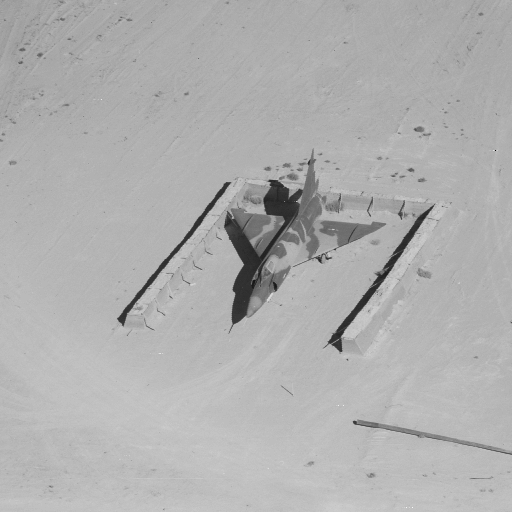
#> input picture images/airplan.png, 512 x 512 px, found by its file name
$ python modification.py
#> lines starting #> are read from the running program, lines starting #| are printed output that depends on the picture
import cv2
import numpy as np
from matplotlib import pyplot as plt


def adjust_gamma(image, gamma=0.5):
    # build a lookup table mapping the pixel values [0, 255] to
    # their adjusted gamma values
    invGamma = 1.0 / gamma
    table = np.array([((j / 255.0) ** invGamma) * 255
                      for j in np.arange(0, 256)]).astype("uint8")

    # apply gamma correction using the lookup table
    return cv2.LUT(image, table)

# first read image and origin plt show


img = cv2.imread('airplan.png', cv2.IMREAD_UNCHANGED)
#> img is the input picture: shape (512, 512); min 3, max 250, mean 175.3
hist, bins = np.histogram(img.flatten(), 256, [0, 256])
#> hist = 256 values, max 30456 at index 177, min 0 at index 0, mean 1024; bins = 257 values from 0 to 256
cdf = hist.cumsum()
#> cdf = 256 values from 0 to 262144
cdf_normalized = cdf * hist.max()/ cdf.max()
#> cdf_normalized = 256 values from 0 to 30456

plt.plot(cdf_normalized, color = 'b')
plt.hist(img.flatten(),256,[0,256], color = 'r')
plt.xlim([0,256])
plt.legend(('cdf','histogram'), loc = 'upper left')
plt.show()
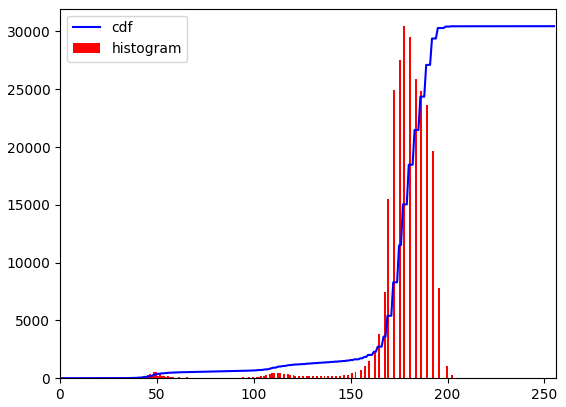
#> figure drawn by matplotlib, 1 panel; tallest bar 30456 high, from x = 177 to 178; curve peaks at x = 250, y = 30456

# calc histogram average value
i = 0
avg = 0
avg_cum = 0
for avg in hist:
    avg_cum = avg + avg_cum
    i = i+1
#> this loop made 256 passes
#> (avg, avg_cum) on passes 2 to 4: (0, 0), (0, 0), (1, 1)
#> after the loop, avg_cum = 262144; i = 256
    # print(avg_cum)
# print(avg_cum/256)
avg_cum = avg_cum/256
#> avg_cum = 1024

# calc cum2
cum2 = 0
avg = 0
for avg in hist:
    re = ((avg - avg_cum)**2)
    cum2 = cum2 + re
#> this loop made 256 passes
#> (avg, re, cum2) on passes 2 to 4: (0, 1048576, 2097152), (0, 1048576, 3145728), (1, 1046529, 4192257)
#> after the loop, cum2 = 5.53e+09

cum2 = (cum2/256)**0.5
#> cum2 = 4648
cum2 = int(cum2)
# addition into origin histogram

avg = 0
hist_zero = np.full(256, cum2)
#> hist_zero = 256 values from 4648 to 4648
hist_m = hist + hist_zero
#> hist_m = 256 values, max 35104 at index 177, min 4648 at index 0, mean 5672
hist = hist_m
#> hist has the same summary as hist_m
# end histo modifying------------------------------------

img = adjust_gamma(img,0.8)
# write non-gammaCorrection

cdf = hist.cumsum()
#> cdf = 256 values from 4648 to 1452032
cdf_normalized = cdf * hist.max()/ cdf.max()
#> cdf_normalized = 256 values from 112.4 to 35104
plt.plot(cdf_normalized, color = 'b')
plt.hist(img.flatten(),256,[0,256], color = 'r')
plt.xlim([0,256])
plt.legend(('cdf','histogram'), loc = 'upper left')
plt.show()
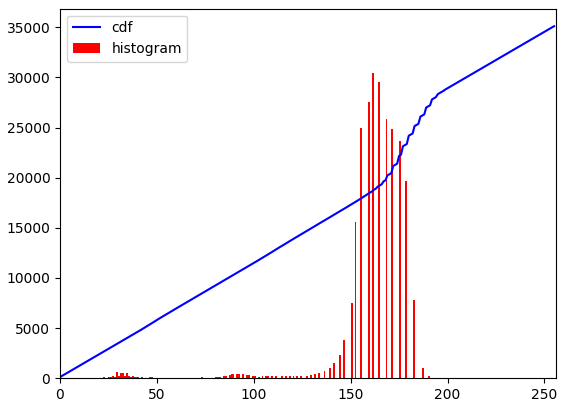
#> figure drawn by matplotlib, 1 panel; tallest bar 30456 high, from x = 161 to 162; curve peaks at x = 255, y = 35104
# modified histogram show

cdf_m = np.ma.masked_equal(cdf,0)
cdf_m = (cdf_m - cdf_m.min())*255/(cdf_m.max()-cdf_m.min())
cdf = np.ma.filled(cdf_m,0).astype('uint8')
#> cdf = 256 values from 0 to 255
# equalizationed

img2 = cdf[img]
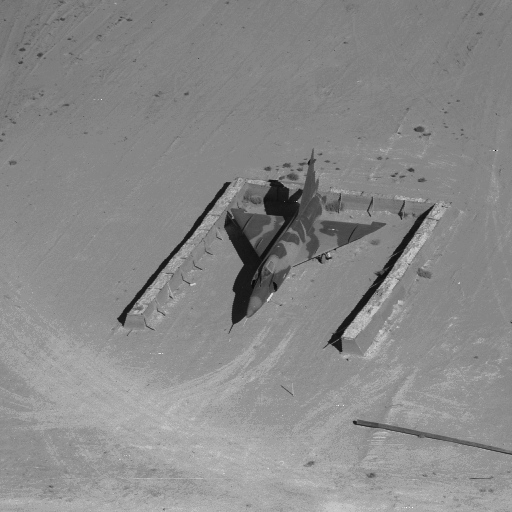
#> img2: shape (512, 512); min 0, max 249, mean 137.5
hist, bins = np.histogram(img2.flatten(), 256, [0, 256])
#> hist = 256 values, max 30456 at index 134, min 0 at index 1, mean 1024
cdf = hist.cumsum()
#> cdf = 256 values from 1 to 262144
cdf_normalized = cdf * hist.max() / cdf.max()
#> cdf_normalized = 256 values from 0.116 to 30456
plt.plot(cdf_normalized, color='b')
plt.hist(img2.flatten(), 256, [0, 256], color='r')
plt.xlim([0, 256])
plt.legend(('cdf', 'histogram'), loc='upper left')
plt.show()
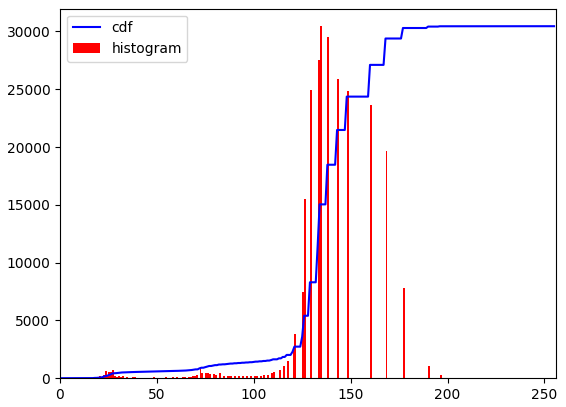
#> figure drawn by matplotlib, 1 panel; tallest bar 30456 high, from x = 134 to 135; curve peaks at x = 249, y = 30456
cv2.imwrite("test_gcahm.jpeg",img2)
# file out
